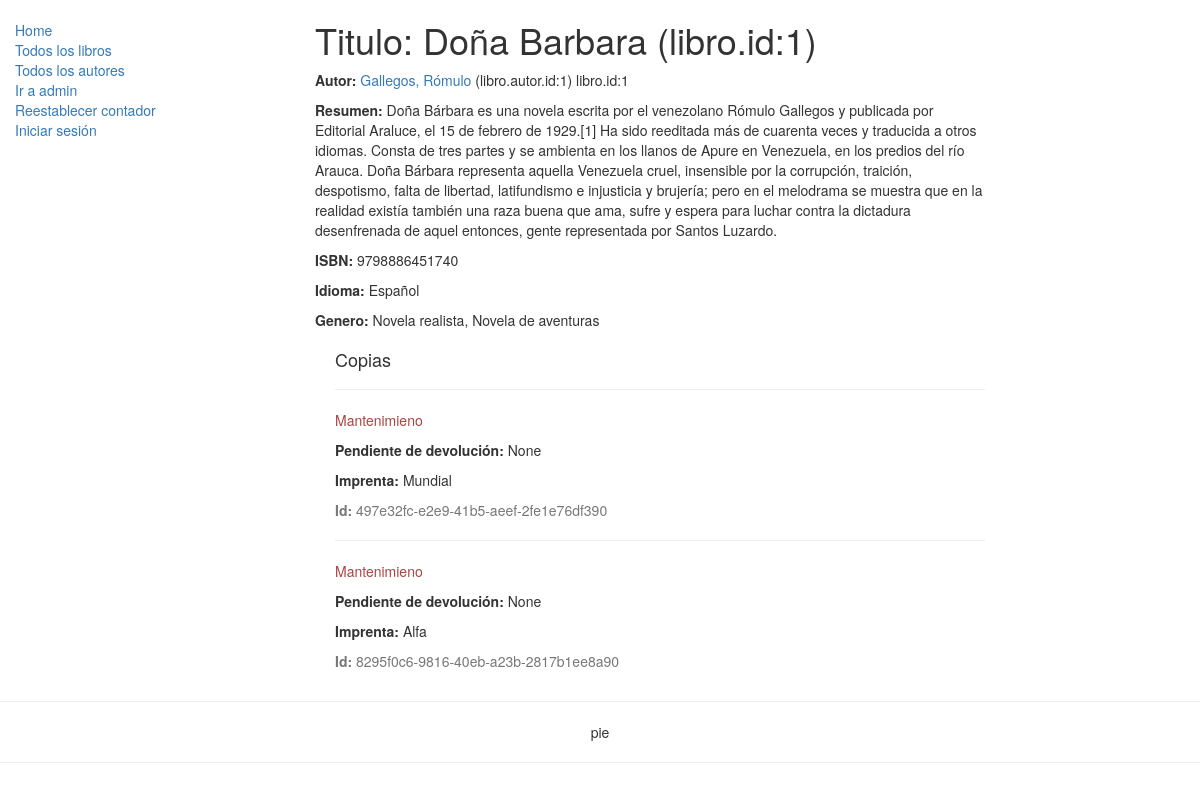
Before: /catalogo/libro/1 with the older database file.
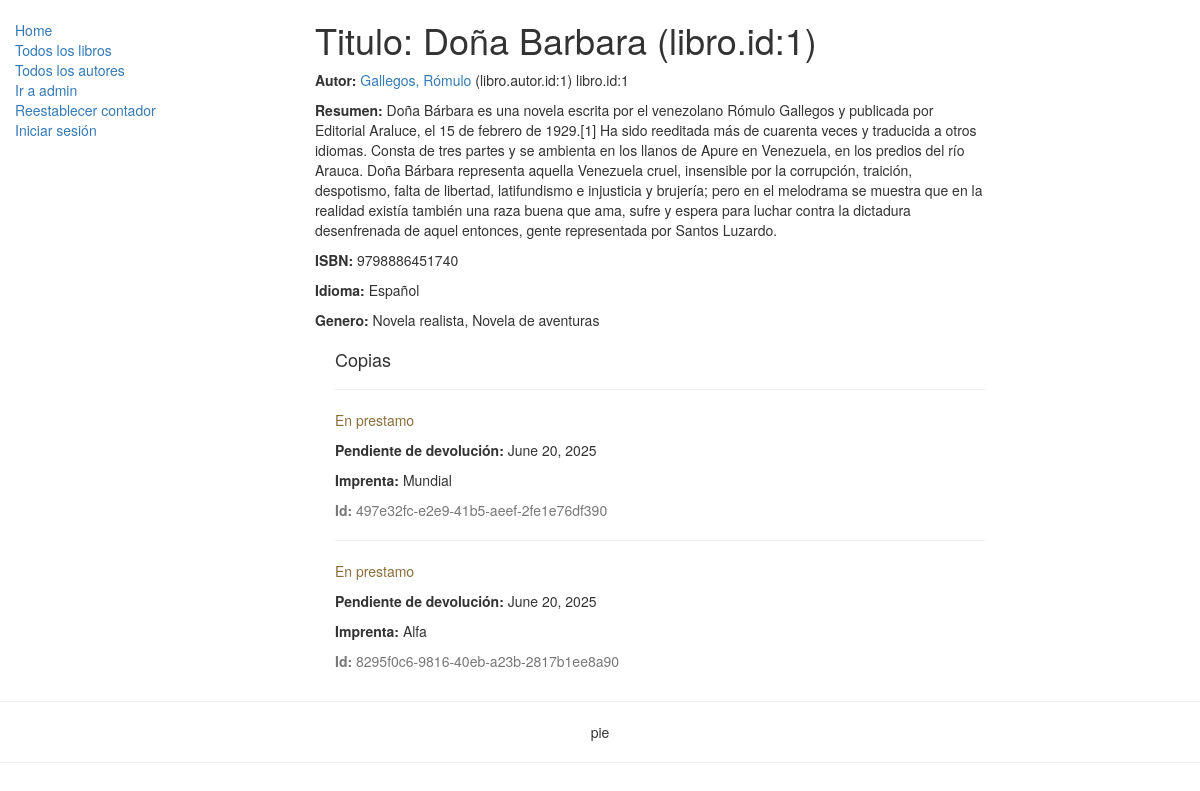
After: the same page with the newer database file.
### catalogo/models.py (models this page shows, shortened)
class Libro(models.Model):
    titulo = models.CharField(max_length=200)
    autor = models.ForeignKey('Autor', on_delete=models.SET_NULL, null=True)
    descripcion = models.TextField(max_length=1000, help_text="Ingrese una breve descripción del libro")
    isbn = models.CharField('ISBN',max_length=13, help_text='13 Caracteres <a href="https://www.isbn-international.org/content/what-isbn">ISBN number</a>')
    genero = models.ManyToManyField(Genero, help_text="Seleccione un genero para este libro")
    lenguaje = models.ForeignKey('Lenguaje', on_delete=models.SET_NULL, null=True)
    class Meta:
        ordering = ['titulo', 'autor']
    def mostrar_genero(self):
        return ', '.join([ genero.nombre for genero in self.genero.all()[:3] ])
    mostrar_genero.short_description = 'Genero'

class Autor(models.Model):
    nombre = models.CharField(max_length=100)
    apellido = models.CharField(max_length=100)
    nacimiento = models.DateField(null=True, blank=True)
    muerte = models.DateField('Muerte', null=True, blank=True)
    def get_absolute_url(self):
        return reverse('autorDetalles', args=[str(self.id)])
    def __str__(self):
        return '%s, %s' % (self.apellido, self.nombre)
    class Meta:
        ordering = ['apellido']

class Lenguaje(models.Model):
    nombre = models.CharField(max_length=100)
    def __str__(self):
        return self.nombre

class Genero(models.Model):
    nombre = models.CharField(max_length=200, help_text="Ingrese el nombre del género (p. ej. Ciencia Ficción, Poesía Francesa etc.)")
    def __str__(self):
        return self.nombre

class LibroInstancia(models.Model):
    id = models.UUIDField(primary_key=True, default=uuid.uuid4, help_text="ID único para este libro particular en toda la biblioteca")
    libro = models.ForeignKey('Libro', on_delete=models.SET_NULL, null=True)
    imprenta = models.CharField(max_length=200)
    debidoderegresar = models.DateField(null=True, blank=True)
    prestatario = models.ForeignKey(User, on_delete=models.SET_NULL, null=True, blank=True)
    PRESTAMO_STATUS = (
        ('m', 'Mantenimieno'),
        ('p', 'En prestamo'),
        ('d', 'Disponible'),
        ('r', 'Reservado'),
    )
    estatus = models.CharField(max_length=1, choices=PRESTAMO_STATUS, blank=True, default='m', help_text='Disponibilidad del libro')
    class Meta:
        ordering = ["debidoderegresar"] #ordering es un apuntador-identificador de palabra reservada de django para esta clase, no puedo usar el nombre "ordenar".
        permissions = (("puedeMarcarRetornado", "Colocar libro como retornado"),)

### catalogo/views.py (the view)
# urls.py: urlpatterns = [path('', views.inicio, name='vistaHome'), path('libros/', views.LibroVistaLista.as_view(), name='todosLoslibros'), path('libros/conbarbara', views.LibroVistaListaConBarbara.as_view(), n
class VistaDetalleLibro(generic.DetailView):
    model = Libro #Como las listas genericas, los demás atributos son opcionales. Aquí usaremos los atributos por defectos que nos proporciona django(automáticos).

### catalogo/templates/catalogo/libro_detail.html
{% extends "base1.html" %}
{% block content %}
  <h1>Titulo: {{ libro.titulo }} (libro.id:{{ libro.id }})</h1>
  <p><strong>Autor:</strong> <a href="{{ libro.autor.get_absolute_url }}">{{ libro.autor }}</a> (libro.autor.id:{{ libro.autor.id }}) libro.id:{{ libro.id }}</p>
  <p><strong>Resumen:</strong> {{ libro.descripcion }}</p>
  <p><strong>ISBN:</strong> {{ libro.isbn }}</p>
  <p><strong>Idioma:</strong> {{ libro.lenguaje }}</p>
  <p><strong>Genero:</strong> {% for objReturnSelfNombre in libro.genero.all %} {{ objReturnSelfNombre }}{% if not forloop.last %}, {% endif %}{% endfor %}</p>
  <div style="margin-left:20px;margin-top:20px">
    <h4>Copias</h4>
    {% for copia in libro.libroinstancia_set.all %}
    <hr>
    <p class="{% if copia.estatus == 'd' %}text-success{% elif copia.estatus == 'm' %}text-danger{% else %}text-warning{% endif %}">{{ copia.get_estatus_display }}</p>
    {% if copia.estatus != 'd' %}<p><strong>Pendiente de devolución:</strong> {{copia.debidoderegresar}}</p>{% endif %}
    <p><strong>Imprenta:</strong> {{copia.imprenta}}</p>
    <p class="text-muted"><strong>Id:</strong> {{copia.id}}</p>
    {% endfor %}
  </div>
{% endblock %}

### catalogo/templates/base1.html (shortened to what this page needs)
<!DOCTYPE html>
<html lang="en">
<head>
  <link rel="stylesheet" href="https://maxcdn.bootstrapcdn.com/bootstrap/3.3.7/css/bootstrap.min.css">
  {% load static %}
  <link rel="stylesheet" href="{% static 'css/styles.css' %}">
</head>
<body>
  <div class="container-fluid">
    <div class="row">
      <div class="col-sm-3">
      {% block barraLateral %}
      <ul class="sidebar-nav">
          <li><a href="{% url 'vistaHome' %}">Home</a></li>
          <li><a href="{% url 'todosLoslibros' %}">Todos los libros</a></li>
          <li><a href="{% url 'toditicosLosAutores' %}">Todos los autores</a></li>
          <li><a href="/admin">Ir a admin</a></li>
          <li><a href="{% url 'resetearVisitas' %}">Reestablecer contador</a></li>
          {% if user.is_authenticated %}
          <li>Usuario: {{ user.get_username }}</li>
          <li><a href="{% url 'misLibrosalquilados' %}">Libros en manos de {{ user.get_username }} </a></li>
          <li><a href="{% url 'logout'%}?next={{request.path}}">Cerrar sesión</a></li>
            {% if perms.catalogo.puedeMarcarRetornado %}
              <li></li>
              <hr>
              <li></li>
              <li>Staff</li>
              <li><a href="{% url 'librosAlquiladosActualmente' %}">Libros Prestados</a></li>
            {% endif %}
          {% else %}
          <li><a href="{% url 'login'%}?next={{request.path}}">Iniciar sesión</a></li>
          {% endif %}
      </ul>
     {% endblock %}
      </div>
      <div class="col-sm-7 ">
      {% block content %}{% endblock %}
      </div>
    </div>
  </div>
 <div>
    <hr>
    <p style="text-align: center;">pie</p>
    <hr>
 </div>
</body>
</html>

### catalogo/static/css/styles.css (style rules this page uses)
.sidebar-nav { margin-top: 20px; padding: 0; list-style: none; }

Changed rows visible on the page:
changed LibroInstancia "Mundial": estatus "Mantenimieno" → "En prestamo"; debidoderegresar "None" → "June 20, 2025"
changed LibroInstancia "Alfa": estatus "Mantenimieno" → "En prestamo"; debidoderegresar "None" → "June 20, 2025"
